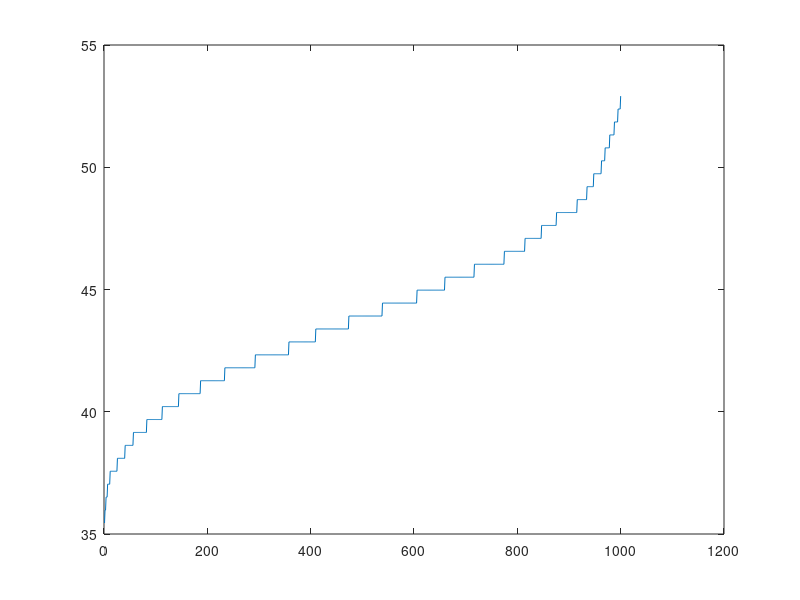

The MATLAB script that drew this image:
clear;
fid = fopen('outcurve3.txt');
tline = fgetl(fid);
x=1:1001;
y=[];
tline(tline==',') = '.';   
C = strsplit(tline,' ');
numbers = str2double(C);
num = sort(numbers);
for (i = 1: length(num))
    y = [y, num(i)];
end
figure;
plot(x,y);
fclose(fid);